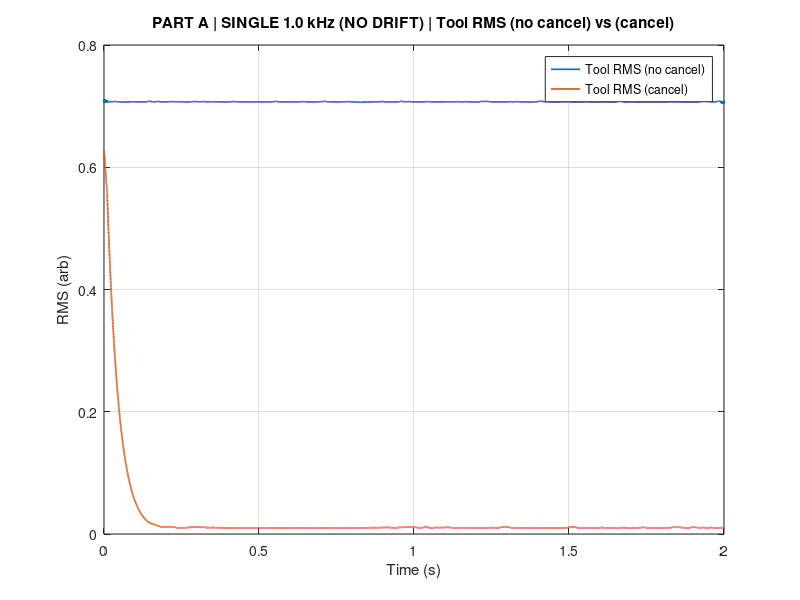
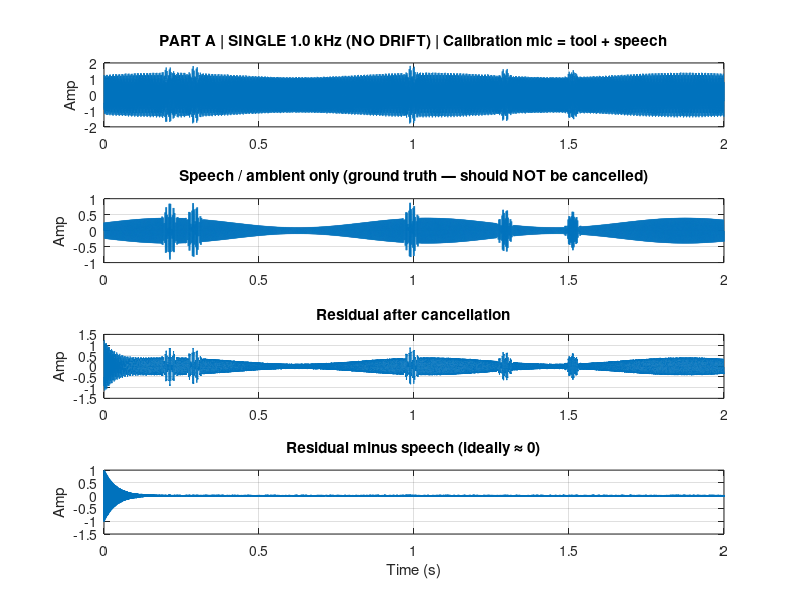
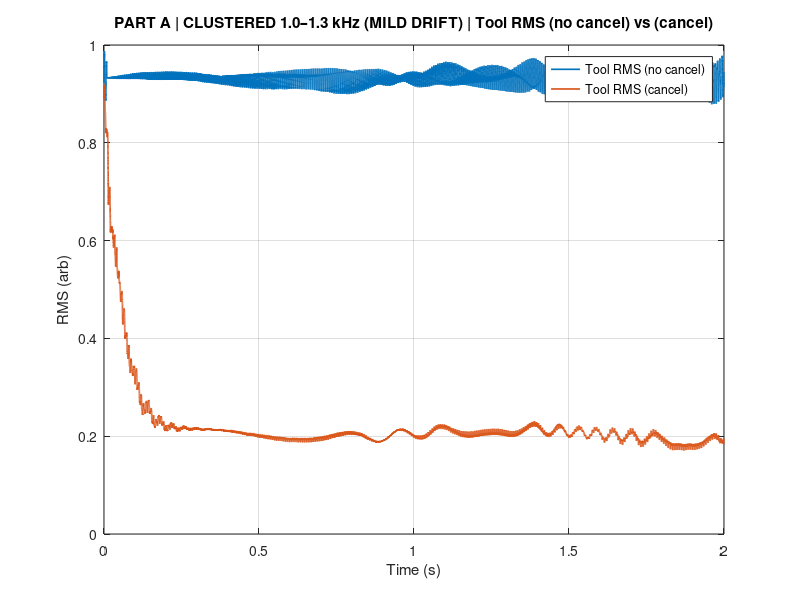
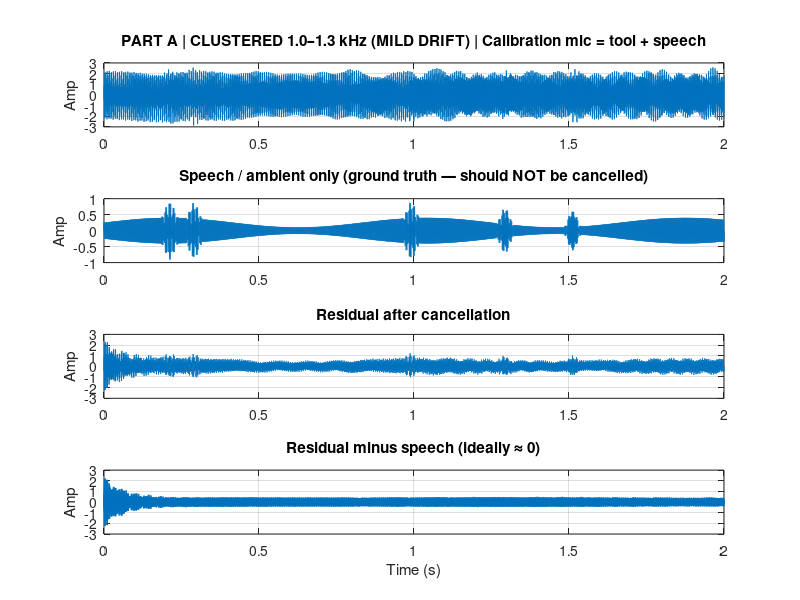

Recreate these plots in MATLAB, in order. (Note: this script raises an error after producing the figures.)
clear; close all; clc;

%  PART A — SYNTHETIC MULTI-TONE SCENARIOS


fprintf("\nPART A: SYNTHETIC SCENARIOS\n");

%% GLOBAL SETUP
fs = 48000;
T  = 2.0;
t  = (0:1/fs:T-1/fs)';
N  = length(t);
dt = 1/fs;

%% SPEECH / AMBIENT (UNCORRELATED)
fspeech = 300;
As0 = 0.25; Asvar = 0.6; fAs = 1.2;
speech_env = As0 * (1 + Asvar*sin(2*pi*fAs*t));
speech = speech_env .* sin(2*pi*fspeech*t);

% Add bursts to mimic nonstationary ambient
rng(1);
burst = zeros(N,1);
numBursts = 5;
burstLen  = round(0.06*fs);
for k = 1:numBursts
    idx0 = randi([1, N-burstLen]);
    burst(idx0:idx0+burstLen) = burst(idx0:idx0+burstLen) + 0.5*hann(burstLen+1);
end
speech = speech + burst .* sin(2*pi*(fspeech+80)*t);

%% POWER AMP + PROP DELAY (SAME FOR ALL)
Gamp = 5;
Vmax = 2.0;
delay_s = 0.0002;
Nd = max(1, round(delay_s*fs));

mu = 48;

%% MCU "ALMOST PERFECT ANTI-NOISE" MISMATCH
Gmcu = 0.95;
tau_mcu = 80e-6;
Nmcu = max(0, round(tau_mcu*fs));

%% SCENARIOS (3 TOTAL)
scenariosA = {
    struct('name','SINGLE 1.0 kHz (NO DRIFT)', ...
           'tones',[1000], ...
           'amps',[1.0], ...
           'driftHz',[0]), ...

    struct('name','CLUSTERED 1.0–1.3 kHz (MILD DRIFT)', ...
           'tones',[1000 1150 1300], ...
           'amps',[1.0 0.7 0.5], ...
           'driftHz',[10 10 10]), ...

    struct('name','WIDE 0.8–6 kHz (MANY STRONGISH TONES)', ...
           'tones',[800 1200 2500 4000 6000], ...
           'amps',[1.0 0.7 0.5 0.35 0.25], ...
           'driftHz',[10 15 20 25 30])
};

%% RUN ALL SYNTHETIC SCENARIOS
for s = 1:numel(scenariosA)

    cfg = scenariosA{s};
    rng(100 + s);

    % Build TOOL
    tool = zeros(N,1);

    for k = 1:numel(cfg.tones)
        f0 = cfg.tones(k);
        A0 = cfg.amps(k);

        df = cfg.driftHz(k);
        if df == 0
            theta = 2*pi*f0*t;
        else
            fd = 0.5 + 0.15*k;
            f_inst = f0 + df*sin(2*pi*fd*t);
            theta = 2*pi*cumsum(f_inst)*dt;
        end

        phi0 = 2*pi*rand;
        tool = tool + A0*sin(theta + phi0);
    end

    % Calibration mic (no-cancel)
    d_mic = tool + speech + 0.01*randn(N,1);
    e_no = d_mic;

    % MCU antinoise mismatch
    anti_mcu = Gmcu * [zeros(Nmcu,1); tool(1:end-Nmcu)];

    % Input
    I = anti_mcu;
    Q = imag(hilbert(I));

    % Adaptive loop
    wI = 0; wQ = 0;
    y  = zeros(N,1);
    e  = zeros(N,1);
    ybuf = zeros(Nd,1);

    for n = 1:N
        y_pre = wI*I(n) + wQ*Q(n);

        y_lin = Gamp * y_pre;
        y_amp = max(min(y_lin, Vmax), -Vmax);

        y_del = ybuf(1);
        ybuf(1:end-1) = ybuf(2:end);
        ybuf(end) = y_amp;

        e(n) = d_mic(n) - y_del;

        wI = wI + mu * e(n) * I(n) * dt;
        wQ = wQ + mu * e(n) * Q(n) * dt;

        y(n) = y_del;
    end

    e_yes = e;

    % Ground-truth tool component at mic (tool + noise) by subtracting speech
    e_tool_no  = e_no  - speech;
    e_tool_yes = e_yes - speech;

    % RMS envelopes (tool only)
    win = round(0.02*fs);
    tool_rms_no  = sqrt(movmean(e_tool_no.^2,  win));
    tool_rms_yes = sqrt(movmean(e_tool_yes.^2, win));

    % === SINGLE RMS FIGURE (TOOL ONLY) ===
    figure('Name',['PART A | ' cfg.name ' | Tool RMS Before vs After']);
    plot(t, tool_rms_no,  'LineWidth', 1.2); hold on;
    plot(t, tool_rms_yes, 'LineWidth', 1.2);
    grid on;
    xlabel('Time (s)'); ylabel('RMS (arb)');
    title(['PART A | ' cfg.name ' | Tool RMS (no cancel) vs (cancel)']);
    legend('Tool RMS (no cancel)','Tool RMS (cancel)','Location','best');

    % === TIME DOMAIN FIGURE (UNCHANGED) ===
    figure('Name',['PART A | ' cfg.name ' | Time Domain']);

    subplot(4,1,1);
    plot(t, d_mic); grid on;
    title(['PART A | ' cfg.name ' | Calibration mic = tool + speech']);
    ylabel('Amp');

    subplot(4,1,2);
    plot(t, speech, 'LineWidth', 1.2); grid on;
    title('Speech / ambient only (ground truth — should NOT be cancelled)');
    ylabel('Amp');

    subplot(4,1,3);
    plot(t, e_yes); grid on;
    title('Residual after cancellation');
    ylabel('Amp');

    subplot(4,1,4);
    plot(t, e_yes - speech, 'LineWidth', 1.2); grid on;
    title('Residual minus speech (ideally \approx 0)');
    xlabel('Time (s)');
    ylabel('Amp');

    % Console summary
    eps0 = 1e-12;
    overall_no  = rms(e_tool_no)  + eps0;
    overall_yes = rms(e_tool_yes) + eps0;
    overall_attn = 20*log10(overall_yes/overall_no);

    fprintf('\n=== PART A | %s ===\n', cfg.name);
    fprintf('Final weights: wI = %.4f, wQ = %.4f\n', wI, wQ);
    fprintf('Overall tool attenuation (RMS): %.2f dB\n', overall_attn);
end


%  PART B — REAL AUDIO FILE SCENARIOS (PERFECT ONLY)


fprintf("\nPART B: REAL AUDIO SCENARIOS (PERFECT ONLY)\n");

%% AUDIO FILES
tool_file   = "Electric_Drill.m4a";
speech_file = "Speech_Ambient.m4a";

%% GLOBAL SETUP
fs_target = 48000;
T = 2.0;
eps0 = 1e-12;

%% LOAD AUDIO
assert(isfile(tool_file),   "Missing file: %s", tool_file);
assert(isfile(speech_file), "Missing file: %s", speech_file);

[x_tool,  fs_tool]  = audioread(tool_file);
[x_sp,    fs_sp]    = audioread(speech_file);

% mono
if size(x_tool,2) > 1, x_tool = mean(x_tool,2); end
if size(x_sp,2)   > 1, x_sp   = mean(x_sp,2);   end

% resample
if fs_tool ~= fs_target, x_tool = resample(x_tool, fs_target, fs_tool); end
if fs_sp   ~= fs_target, x_sp   = resample(x_sp,   fs_target, fs_sp);   end

fs = fs_target;

% trim
Nmax = round(T*fs);
N = min([length(x_tool), length(x_sp), Nmax]);

tool_raw   = x_tool(1:N);
speech_raw = x_sp(1:N);

t  = (0:N-1)'/fs;
dt = 1/fs;

%% NORMALIZE + SCALE (REALISTIC MIX)
tool_rms0   = rms(tool_raw)   + eps0;
speech_rms0 = rms(speech_raw) + eps0;

tool   = tool_raw   / tool_rms0;
speech = speech_raw / speech_rms0;

tool_level   = 1.0;
speech_level = 0.35;

tool   = tool_level   * tool;
speech = speech_level * speech;

%% MIC NOISE + CAL MIC
rng(1);
meas_noise = 0.01 * randn(N,1);
d_mic = tool + speech + meas_noise;
e_no = d_mic;

%% POWER AMP + PROP DELAY
Gamp = 5;
Vmax = 2.0;
delay_s = 0.0002;
Nd = max(1, round(delay_s * fs));

mu = 48;

%% "HOW TOOL LOOKS LIKE" FIGURE (KEEP)
figure('Name','PART B | Tool Signal: Time + FFT + PSD');

subplot(3,1,1);
plot(t, tool); grid on;
title('PART B | Tool waveform (time domain)');
xlabel('Time (s)'); ylabel('Amplitude');

Nfft = 2^nextpow2(N);
w = hann(N);
ToolFFT = fft(tool .* w, Nfft);
f = (0:Nfft-1)*(fs/Nfft);
half = 1:floor(Nfft/2);
magdB = 20*log10(abs(ToolFFT(half))+eps0);

subplot(3,1,2);
plot(f(half), magdB, 'LineWidth', 1.1);
grid on; xlim([0 8000]);
title('PART B | Tool FFT magnitude (0–8 kHz)');
xlabel('Frequency (Hz)'); ylabel('Magnitude (dB)');

subplot(3,1,3);
[pxx,f_psd] = pwelch(tool, hann(4096), 2048, 4096, fs);
plot(f_psd, 10*log10(pxx+eps0), 'LineWidth', 1.1); grid on;
xlim([0 8000]);
title('PART B | Tool Power Spectral Density (Welch)');
xlabel('Frequency (Hz)'); ylabel('PSD (dB/Hz)');

%% RUN ONLY PERFECT ANTINOISE SCENARIO
tool_adv = [tool(1+Nd:end); zeros(Nd,1)];
anti_mcu = (1/Gamp) * tool_adv;

Iref = anti_mcu;
Qref = imag(hilbert(Iref));

wI = 1.0; wQ = 0.0;
freeze_if_small = true;

y  = zeros(N,1);
e  = zeros(N,1);
ybuf = zeros(Nd,1);

for n = 1:N
    y_pre = wI*Iref(n) + wQ*Qref(n);

    y_lin = Gamp * y_pre;
    y_amp = max(min(y_lin, Vmax), -Vmax);

    y_del = ybuf(1);
    ybuf(1:end-1) = ybuf(2:end);
    ybuf(end) = y_amp;

    e(n) = d_mic(n) - y_del;

    if freeze_if_small
        if abs(e(n)) > 1e-3
            wI = wI + mu * e(n) * Iref(n) * dt;
            wQ = wQ + mu * e(n) * Qref(n) * dt;
        end
    else
        wI = wI + mu * e(n) * Iref(n) * dt;
        wQ = wQ + mu * e(n) * Qref(n) * dt;
    end

    y(n) = y_del;
end

e_yes = e;

%% LISTEN TO SIGNALS (PART B)


fprintf('\nLISTENING DEMO (PART B)\n');

fprintf('Playing TOOL ONLY...\n');
soundsc(tool, fs);
pause(length(tool)/fs + 1);

fprintf('Playing SPEECH / AMBIENT ONLY...\n');
soundsc(speech, fs);
pause(length(speech)/fs + 1);

fprintf('Playing CALIBRATION MIC (tool + speech + noise)...\n');
soundsc(d_mic, fs);
pause(length(d_mic)/fs + 1);

fprintf('Playing RESIDUAL AFTER CANCELLATION...\n');
soundsc(e_yes, fs);
pause(length(e_yes)/fs + 1);

fprintf('Done.\n');


%% PART B TOOL RMS FIGURE (TOOL ONLY)
e_tool_no  = e_no  - speech;
e_tool_yes = e_yes - speech;

win = round(0.02*fs);
tool_rms_no  = sqrt(movmean(e_tool_no.^2,  win));
tool_rms_yes = sqrt(movmean(e_tool_yes.^2, win));

figure('Name','PART B | Tool RMS Before vs After | PERFECT ONLY');
plot(t, tool_rms_no,  'LineWidth', 1.2); hold on;
plot(t, tool_rms_yes, 'LineWidth', 1.2);
grid on;
xlabel('Time (s)'); ylabel('RMS (arb)');
title('PART B | Tool RMS (no cancel) vs (cancel) — Perfect antinoise');
legend('Tool RMS (no cancel)','Tool RMS (cancel)','Location','best');

%% PART B TIME DOMAIN FIGURE (KEEP)
figure('Name','PART B | Time Domain | PERFECT ONLY');

subplot(4,1,1);
plot(t, d_mic); grid on;
title('PART B | Calibration mic: tool + speech + noise | PERFECT ONLY');
ylabel('Amp');

subplot(4,1,2);
plot(t, speech, 'LineWidth', 1.1); grid on;
title('Speech/Ambient only (ground truth — should NOT be cancelled)');
ylabel('Amp');

subplot(4,1,3);
plot(t, e_yes); grid on;
title('Residual after cancellation');
ylabel('Amp');

subplot(4,1,4);
plot(t, e_yes - speech, 'LineWidth', 1.1); grid on;
title('Residual minus speech (ideally \approx 0)');
xlabel('Time (s)');
ylabel('Amp');

%% Console summary
overall_no  = rms(e_tool_no)  + eps0;
overall_yes = rms(e_tool_yes) + eps0;
overall_attn_dB = 20*log10(overall_yes/overall_no);

fprintf("\n=== PART B | PERFECT ONLY ===\n");
fprintf("Final weights: wI = %.4f, wQ = %.4f\n", wI, wQ);
fprintf("Overall tool attenuation (RMS): %.2f dB\n", overall_attn_dB);

fprintf("\nDONE: PLOTS GENERATED\n");
